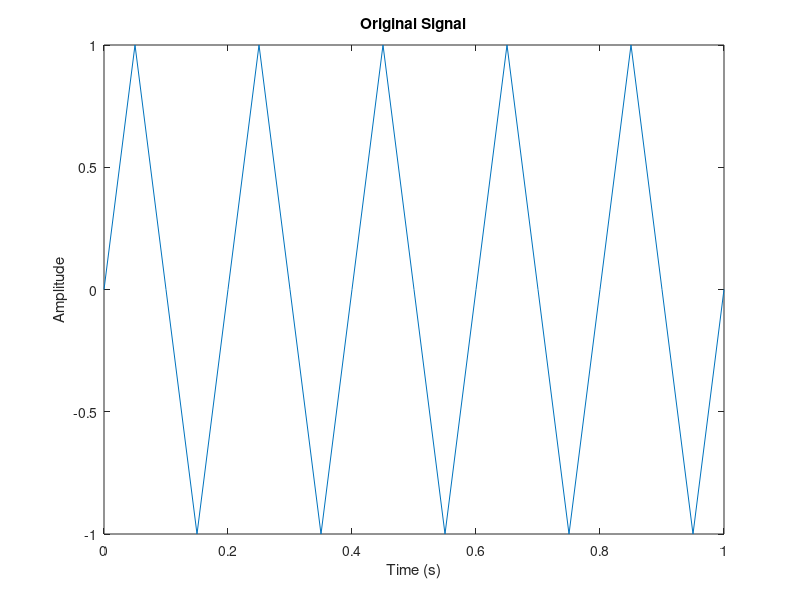
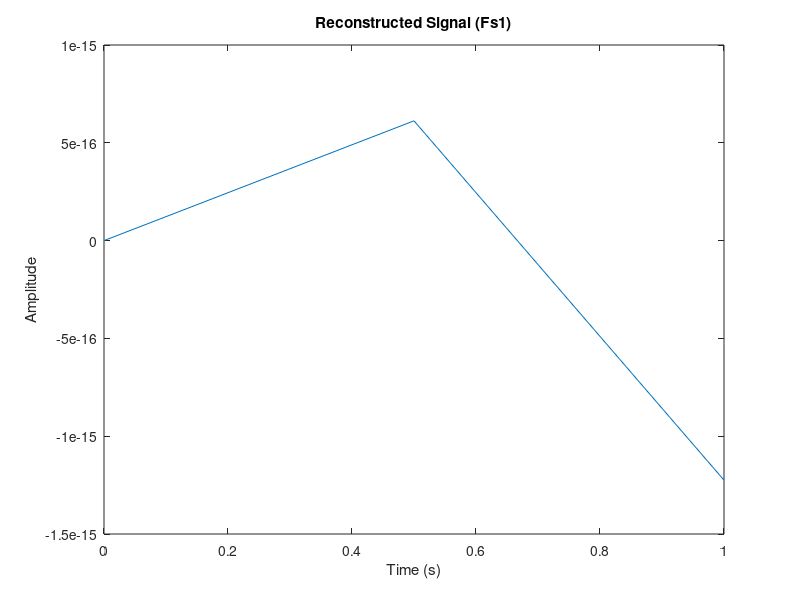
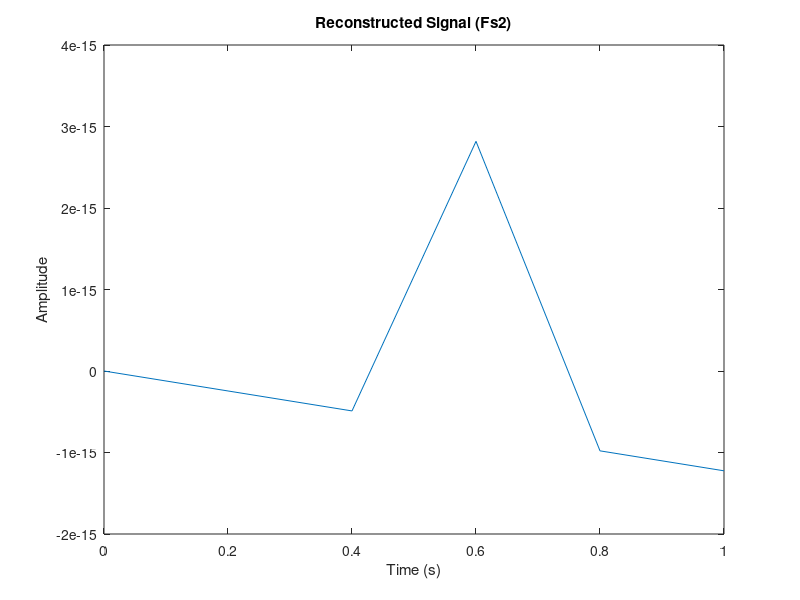

Write MATLAB code to recreate these figures, in order.
% Define the sampling frequency
Fs = 20; % Hz

% Define the time vector
t = 0:1/Fs:1;

% Define the original signal (a sine wave)
x = sin(2*pi*5*t); 

% Plot the original signal
figure;
plot(t,x);
xlabel('Time (s)');
ylabel('Amplitude');
title('Original Signal');

% Reconstruct the signal using a sampling rate of Fs1 = 2
Fs1 = 2; 
t1 = 0:1/Fs1:1;
x1 = sin(2*pi*5*t1);

% Plot the reconstructed signal with Fs1
figure;
plot(t1,x1);
xlabel('Time (s)');
ylabel('Amplitude');
title('Reconstructed Signal (Fs1)');

% Reconstruct the signal using a sampling rate of Fs2 = 5
Fs2 = 5; 
t2 = 0:1/Fs2:1;
x2 = sin(2*pi*5*t2);

% Plot the reconstructed signal with Fs2
figure;
plot(t2,x2);
xlabel('Time (s)');
ylabel('Amplitude');
title('Reconstructed Signal (Fs2)');
